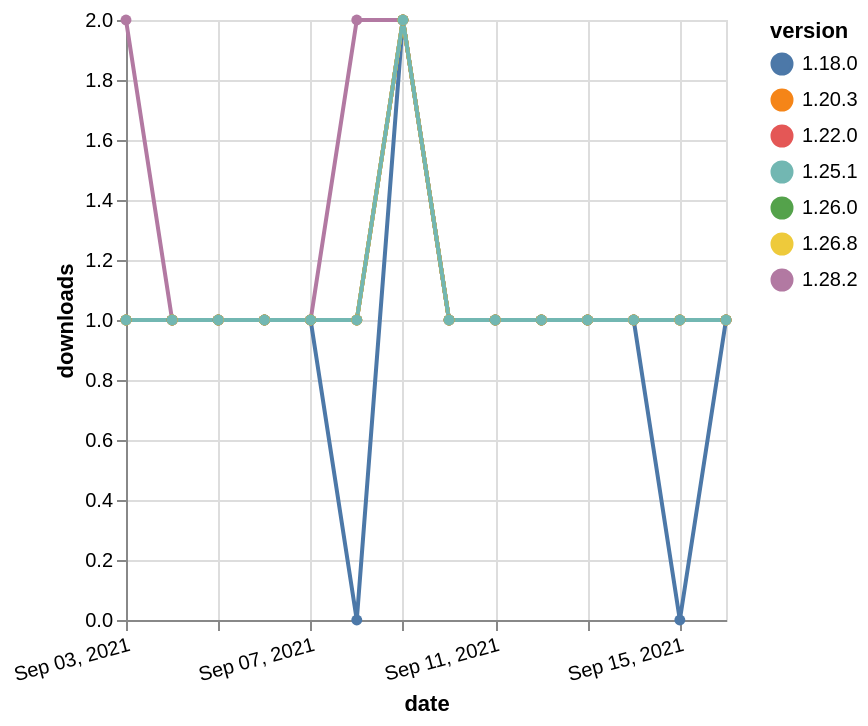

Source (Vega-Lite JSON):
### Vega-Lite specification from a JSON file in a GitHub repository (floating-point values rounded to 4 significant figures)
{"$schema": "https://vega.github.io/schema/vega-lite/v5.json", "description": "A simple bar chart with embedded data.", "data": {"values": [{"date": "2021-09-03", "total": 257, "delta": 1, "version": "1.18.0"}, {"date": "2021-09-04", "total": 258, "delta": 1, "version": "1.18.0"}, {"date": "2021-09-05", "total": 259, "delta": 1, "version": "1.18.0"}, {"date": "2021-09-06", "total": 260, "delta": 1, "version": "1.18.0"}, {"date": "2021-09-07", "total": 261, "delta": 1, "version": "1.18.0"}, {"date": "2021-09-08", "total": 261, "delta": 0, "version": "1.18.0"}, {"date": "2021-09-09", "total": 263, "delta": 2, "version": "1.18.0"}, {"date": "2021-09-10", "total": 264, "delta": 1, "version": "1.18.0"}, {"date": "2021-09-11", "total": 265, "delta": 1, "version": "1.18.0"}, {"date": "2021-09-12", "total": 266, "delta": 1, "version": "1.18.0"}, {"date": "2021-09-13", "total": 267, "delta": 1, "version": "1.18.0"}, {"date": "2021-09-14", "total": 268, "delta": 1, "version": "1.18.0"}, {"date": "2021-09-15", "total": 268, "delta": 0, "version": "1.18.0"}, {"date": "2021-09-16", "total": 269, "delta": 1, "version": "1.18.0"}, {"date": "2021-09-03", "total": 193, "delta": 1, "version": "1.22.0"}, {"date": "2021-09-04", "total": 194, "delta": 1, "version": "1.22.0"}, {"date": "2021-09-05", "total": 195, "delta": 1, "version": "1.22.0"}, {"date": "2021-09-06", "total": 196, "delta": 1, "version": "1.22.0"}, {"date": "2021-09-07", "total": 197, "delta": 1, "version": "1.22.0"}, {"date": "2021-09-08", "total": 198, "delta": 1, "version": "1.22.0"}, {"date": "2021-09-09", "total": 200, "delta": 2, "version": "1.22.0"}, {"date": "2021-09-10", "total": 201, "delta": 1, "version": "1.22.0"}, {"date": "2021-09-11", "total": 202, "delta": 1, "version": "1.22.0"}, {"date": "2021-09-12", "total": 203, "delta": 1, "version": "1.22.0"}, {"date": "2021-09-13", "total": 204, "delta": 1, "version": "1.22.0"}, {"date": "2021-09-14", "total": 205, "delta": 1, "version": "1.22.0"}, {"date": "2021-09-15", "total": 206, "delta": 1, "version": "1.22.0"}, {"date": "2021-09-16", "total": 207, "delta": 1, "version": "1.22.0"}, {"date": "2021-09-03", "total": 121, "delta": 2, "version": "1.28.2"}, {"date": "2021-09-04", "total": 122, "delta": 1, "version": "1.28.2"}, {"date": "2021-09-05", "total": 123, "delta": 1, "version": "1.28.2"}, {"date": "2021-09-06", "total": 124, "delta": 1, "version": "1.28.2"}, {"date": "2021-09-07", "total": 125, "delta": 1, "version": "1.28.2"}, {"date": "2021-09-08", "total": 127, "delta": 2, "version": "1.28.2"}, {"date": "2021-09-09", "total": 129, "delta": 2, "version": "1.28.2"}, {"date": "2021-09-10", "total": 130, "delta": 1, "version": "1.28.2"}, {"date": "2021-09-11", "total": 131, "delta": 1, "version": "1.28.2"}, {"date": "2021-09-12", "total": 132, "delta": 1, "version": "1.28.2"}, {"date": "2021-09-13", "total": 133, "delta": 1, "version": "1.28.2"}, {"date": "2021-09-14", "total": 134, "delta": 1, "version": "1.28.2"}, {"date": "2021-09-15", "total": 135, "delta": 1, "version": "1.28.2"}, {"date": "2021-09-16", "total": 136, "delta": 1, "version": "1.28.2"}, {"date": "2021-09-03", "total": 147, "delta": 1, "version": "1.26.0"}, {"date": "2021-09-04", "total": 148, "delta": 1, "version": "1.26.0"}, {"date": "2021-09-05", "total": 149, "delta": 1, "version": "1.26.0"}, {"date": "2021-09-06", "total": 150, "delta": 1, "version": "1.26.0"}, {"date": "2021-09-07", "total": 151, "delta": 1, "version": "1.26.0"}, {"date": "2021-09-08", "total": 152, "delta": 1, "version": "1.26.0"}, {"date": "2021-09-09", "total": 154, "delta": 2, "version": "1.26.0"}, {"date": "2021-09-10", "total": 155, "delta": 1, "version": "1.26.0"}, {"date": "2021-09-11", "total": 156, "delta": 1, "version": "1.26.0"}, {"date": "2021-09-12", "total": 157, "delta": 1, "version": "1.26.0"}, {"date": "2021-09-13", "total": 158, "delta": 1, "version": "1.26.0"}, {"date": "2021-09-14", "total": 159, "delta": 1, "version": "1.26.0"}, {"date": "2021-09-15", "total": 160, "delta": 1, "version": "1.26.0"}, {"date": "2021-09-16", "total": 161, "delta": 1, "version": "1.26.0"}, {"date": "2021-09-03", "total": 192, "delta": 1, "version": "1.20.3"}, {"date": "2021-09-04", "total": 193, "delta": 1, "version": "1.20.3"}, {"date": "2021-09-05", "total": 194, "delta": 1, "version": "1.20.3"}, {"date": "2021-09-06", "total": 195, "delta": 1, "version": "1.20.3"}, {"date": "2021-09-07", "total": 196, "delta": 1, "version": "1.20.3"}, {"date": "2021-09-08", "total": 197, "delta": 1, "version": "1.20.3"}, {"date": "2021-09-09", "total": 199, "delta": 2, "version": "1.20.3"}, {"date": "2021-09-10", "total": 200, "delta": 1, "version": "1.20.3"}, {"date": "2021-09-11", "total": 201, "delta": 1, "version": "1.20.3"}, {"date": "2021-09-12", "total": 202, "delta": 1, "version": "1.20.3"}, {"date": "2021-09-13", "total": 203, "delta": 1, "version": "1.20.3"}, {"date": "2021-09-14", "total": 204, "delta": 1, "version": "1.20.3"}, {"date": "2021-09-15", "total": 205, "delta": 1, "version": "1.20.3"}, {"date": "2021-09-16", "total": 206, "delta": 1, "version": "1.20.3"}, {"date": "2021-09-03", "total": 140, "delta": 1, "version": "1.26.8"}, {"date": "2021-09-04", "total": 141, "delta": 1, "version": "1.26.8"}, {"date": "2021-09-05", "total": 142, "delta": 1, "version": "1.26.8"}, {"date": "2021-09-06", "total": 143, "delta": 1, "version": "1.26.8"}, {"date": "2021-09-07", "total": 144, "delta": 1, "version": "1.26.8"}, {"date": "2021-09-08", "total": 145, "delta": 1, "version": "1.26.8"}, {"date": "2021-09-09", "total": 147, "delta": 2, "version": "1.26.8"}, {"date": "2021-09-10", "total": 148, "delta": 1, "version": "1.26.8"}, {"date": "2021-09-11", "total": 149, "delta": 1, "version": "1.26.8"}, {"date": "2021-09-12", "total": 150, "delta": 1, "version": "1.26.8"}, {"date": "2021-09-13", "total": 151, "delta": 1, "version": "1.26.8"}, {"date": "2021-09-14", "total": 152, "delta": 1, "version": "1.26.8"}, {"date": "2021-09-15", "total": 153, "delta": 1, "version": "1.26.8"}, {"date": "2021-09-16", "total": 154, "delta": 1, "version": "1.26.8"}, {"date": "2021-09-03", "total": 161, "delta": 1, "version": "1.25.1"}, {"date": "2021-09-04", "total": 162, "delta": 1, "version": "1.25.1"}, {"date": "2021-09-05", "total": 163, "delta": 1, "version": "1.25.1"}, {"date": "2021-09-06", "total": 164, "delta": 1, "version": "1.25.1"}, {"date": "2021-09-07", "total": 165, "delta": 1, "version": "1.25.1"}, {"date": "2021-09-08", "total": 166, "delta": 1, "version": "1.25.1"}, {"date": "2021-09-09", "total": 168, "delta": 2, "version": "1.25.1"}, {"date": "2021-09-10", "total": 169, "delta": 1, "version": "1.25.1"}, {"date": "2021-09-11", "total": 170, "delta": 1, "version": "1.25.1"}, {"date": "2021-09-12", "total": 171, "delta": 1, "version": "1.25.1"}, {"date": "2021-09-13", "total": 172, "delta": 1, "version": "1.25.1"}, {"date": "2021-09-14", "total": 173, "delta": 1, "version": "1.25.1"}, {"date": "2021-09-15", "total": 174, "delta": 1, "version": "1.25.1"}, {"date": "2021-09-16", "total": 175, "delta": 1, "version": "1.25.1"}]}, "width": "container", "mark": {"type": "line", "point": {"filled": true}}, "encoding": {"x": {"field": "date", "type": "temporal", "timeUnit": "yearmonthdate", "title": "date", "axis": {"labelAngle": -15}}, "y": {"field": "delta", "type": "quantitative", "title": "downloads"}, "color": {"field": "version", "type": "nominal"}, "tooltip": {"field": "delta"}}}
